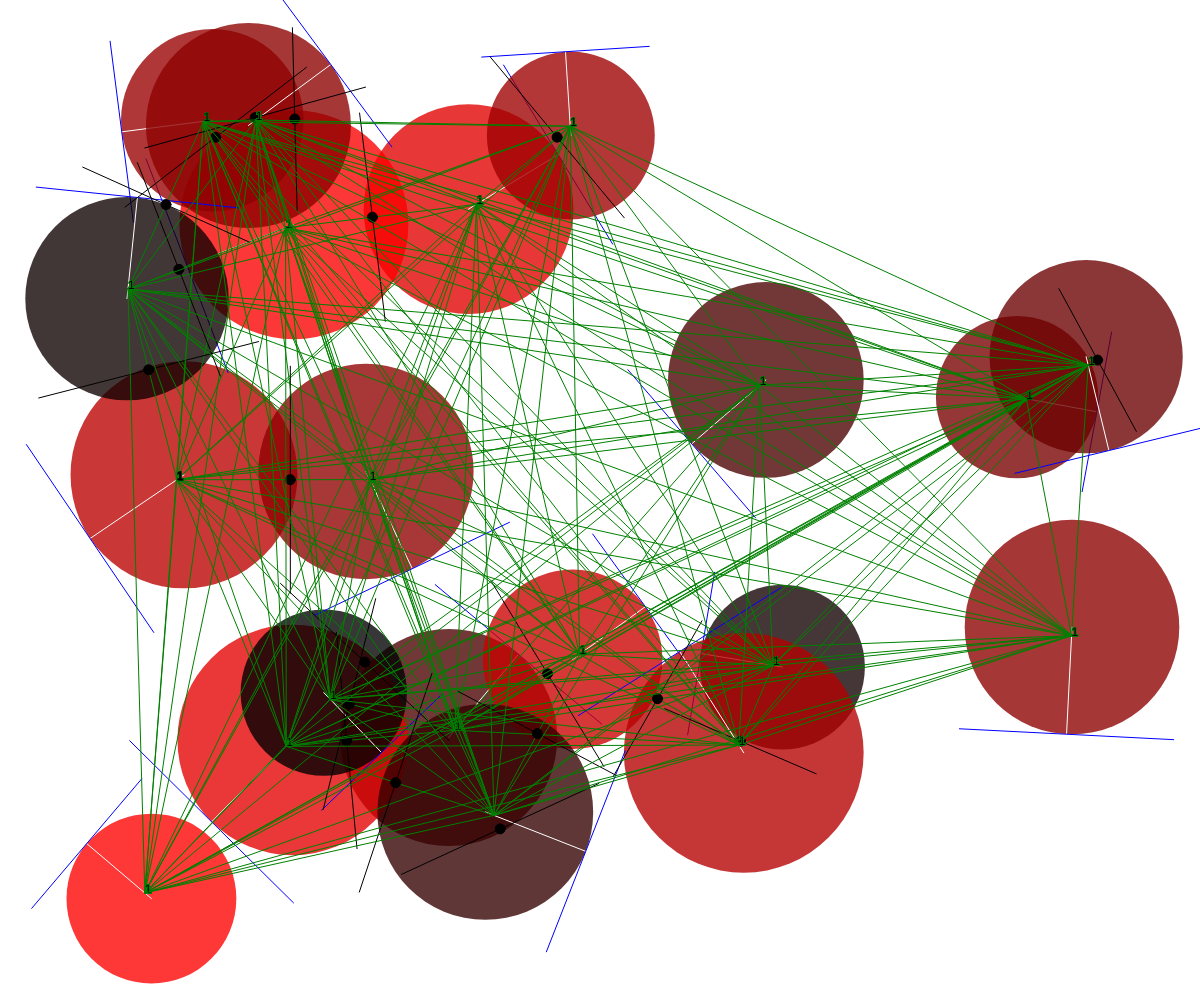
Frame 1 (no input)
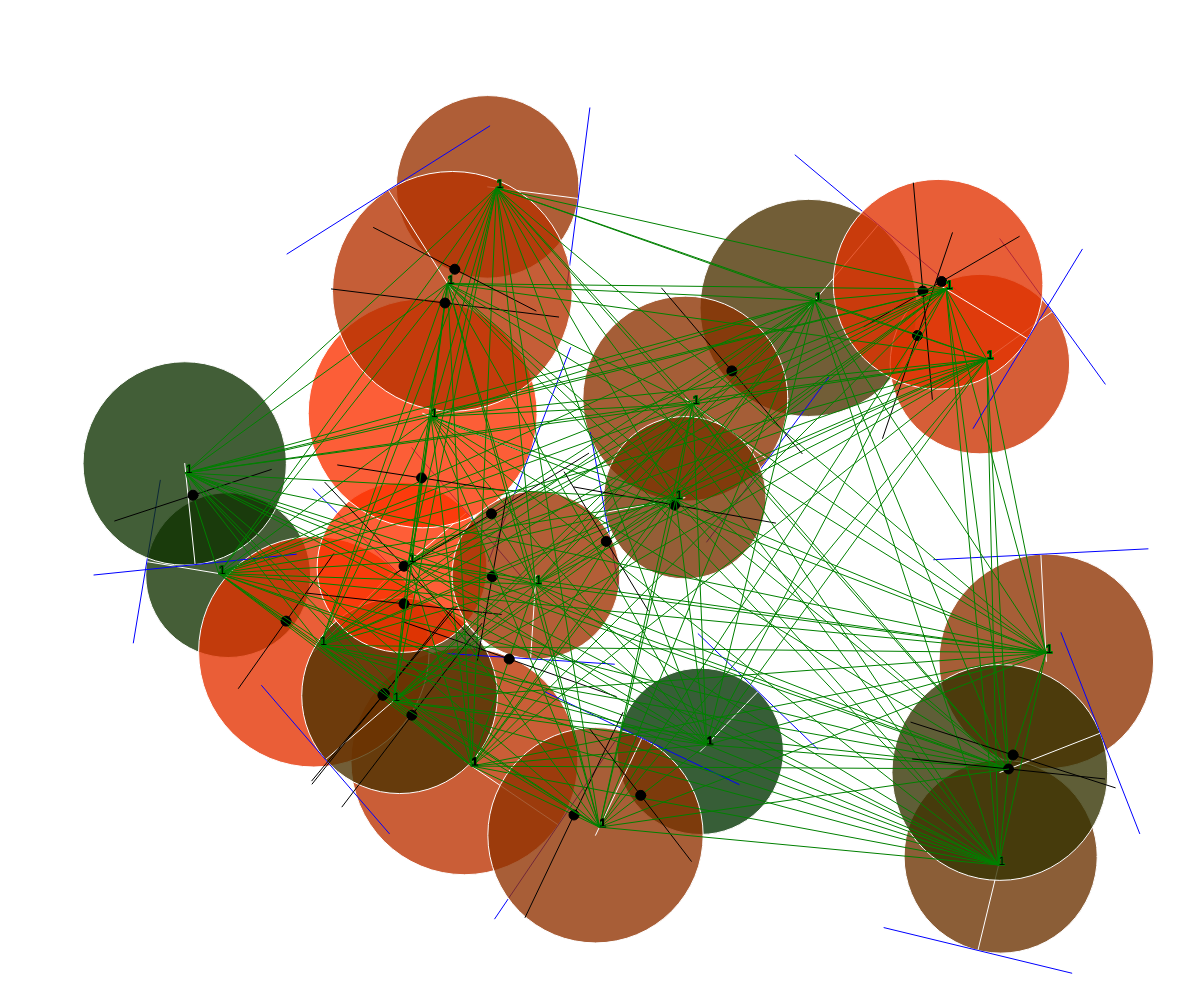
Frame 60 (no input)
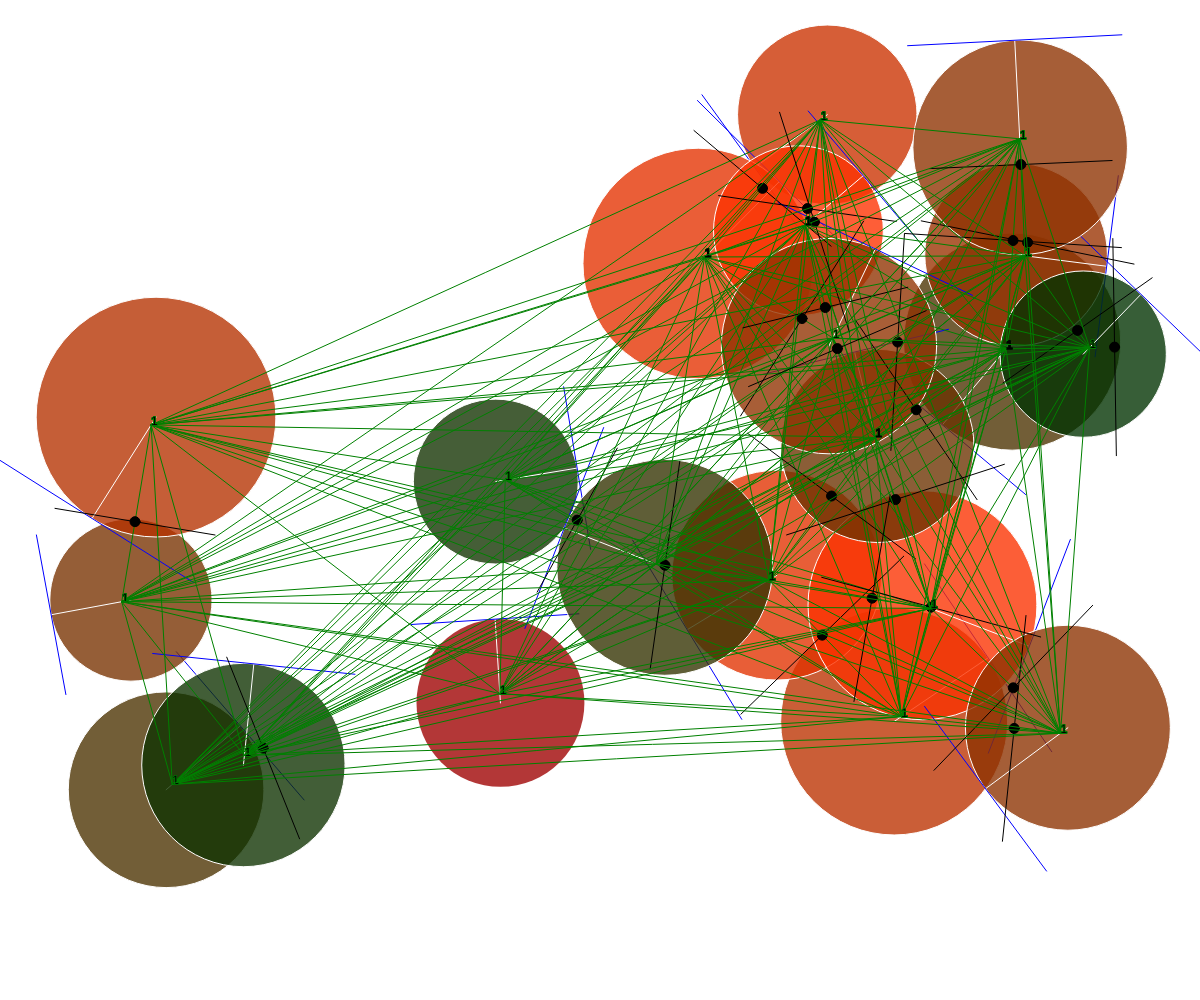
Frame 120 (the mouse pressed at the canvas centre since frame 60)

The p5.js sketch that drew these frames (run headless with seeded random() and noise() and a simulated clock; from frame 60 on, the mouse is pressed at the canvas centre):

// p5.js sketch
// ── sketch.js
/*
	Particles using Objects!

	TOPICS TO COVER IN DEMO
	=======================
	WHAT IS A CONSTRUCTOR?
	WHAT IS PROTOTYPE?
	WHAT IS THIS?
	DEFAULT VALUES FOR CONSTRUCTORS?

	Concepts to review:
		Arrays
		Array.push()
		ellipse()

*/ 

var ball; // Global variable for a single particle
var ballArray = []; // Global array variable to hold balls..........
var ballPit; // Global variable to hold particle group object

function setup(){
	createCanvas(windowWidth, windowHeight); // Create canvas that fills screen

	// // Create a single ball using the particle object!
	// var redColor = random(0, 255);
	// var radius = random(50, 100);
	// var xCenter = random(radius, width - radius);
	// var yCenter = random(radius, height - radius);
	// var xVelocity = random(-10, 10);
	// var yVelocity = random(-10, 10);
	// ball = new Particle(xCenter, yCenter, radius, xVelocity, yVelocity, redColor);

	// // Fill an array with balls!
	// for (var i=0; i<20; i++){
	// 	var redColor = random(0, 255);
	// 	var radius = random(50, 100);
	// 	var xCenter = random(radius, width - radius);
	// 	var yCenter = random(radius, height - radius);
	// 	var xVelocity = random(-10, 10);
	// 	var yVelocity = random(-10, 10);
	// 	ball = new Particle(xCenter, yCenter, radius, xVelocity, yVelocity, redColor);

	// 	ballArray.push(ball);
	// }

	// Create a new particle group to hold the ball pit
	ballPit = new ParticleGroup(20);
}

function draw() {
	background(255); // Fill background with white

	// // Draw a single ball!
	// ball.draw();
	// ball.update();

	// // Draw array of balls!
	// for (var i=0; i<ballArray.length; i++){
	// 	ballArray[i].draw();
	// 	ballArray[i].update();
	// }

	ballPit.draw();
	ballPit.update();
}

// ── demo.js
/*
	Particles without using Objects!

	Use variables to store properties of an object!

	Concepts to review:
		Arrays
		Array.push()

	From p5.js
		ellipse()
		windowWidth/windowHeight
		width/height
		random()
		fill()/stroke()

*/ 

// Create variables for particle
var radius;
var xCenter;
var yCenter;
var xVelocity;
var yVelocity;


function setup(){
	createCanvas(windowWidth, windowHeight); // Create canvas that fills screen

	// Setup variables for particle
	radius = random(50, 100);
	xCenter = random(radius, width - radius);
	yCenter = random(radius, height - radius);
	xVelocity = random(-10, 10);
	yVelocity = random(-10, 10);
}

function draw() {
	background(255, 44); // Fill background with white

	// Update particle position using velocity
	xCenter += xVelocity;
	yCenter += yVelocity;

	// If the particle position has reached one of the edges of the canvas:
	// 	1. Resolve the collision by moving the particle back in bounds.  
	// 	   Remember that the x & y position of the particle are it's centerX
	// 	   and centerY, so we'll need to consider the radius to figure out if 
	// 	   it's out of bounds.
	// 	2. Flip the velocity in the x or y direction to create a bounce
	// 	(Note: colliding horizontally is independent of colliding vertically.)
	
	// Left wall
	if (xCenter < radius) { 
		xCenter = radius;
		xVelocity *= -1;
	} 
	// Right wall
	else if (xCenter > (width - radius)) { 
		xCenter = width - radius;
		xVelocity *= -1;
	}
	// Top wall
	if (yCenter < radius) { 
		yCenter = radius;
		yVelocity *= -1;
	}
	// Bottom wall 
	else if (yCenter > (height - radius)) { 
		yCenter = height - radius;
		yVelocity *= -1;
	}

	fill(0, 0, 0);
	noStroke();
	ellipse(xCenter, yCenter, radius * 2, radius * 2);
}

// ── particle-group.js
/*
	Define all variables and methods needed for our custom Particle Group

*/ 


// ParticleGroup constructor - defines the ParticleGroup and any of it's 
// variables
function ParticleGroup(size) {
	this.particles = [];
	this.colX = 0;
	this.colY = 0;

	// Create the number of particles specified and store them in the group
	for (var i = 0; i < size; i++) {
		// Random values for particle parameters
		var radius = random(80, 120);
		var angle = random(0, 360);
		var speed = random(8, 10);
		var x = random(radius, width-radius);
		var y = random(radius, height-radius);
		var particleColor = {
			r: random(0, 255),
			g: 0,
			b: 0,
			a:200
		};
		var particle = new Particle(x, y, radius, angle, speed, particleColor);

		this.particles.push(particle);
	}
}


// Update all particles in the group
ParticleGroup.prototype.update = function () {
	for (var i = 0; i < this.particles.length; i++) {
		this.particles[i].update();
	}
	this.checkAllCollisions();
};


// Draw function added to prototype of Particle Group
ParticleGroup.prototype.draw = function () {
	for (var i = 0; i < this.particles.length; i++) {
		// Call the particle's draw function
			this.particles[i].draw();
	}
};


ParticleGroup.prototype.checkCollision = function (ball1, ball2) {
	var distance = dist(ball1.x, ball1.y, ball2.x, ball2.y);

	text("1", ball1.x, ball1.y);
	stroke("green");
	line(ball1.x, ball1.y, ball2.x, ball2.y);



	var slope = (ball2.y - ball1.y)/(ball2.x - ball1.x);
	var tanSlope =  -(ball2.x - ball1.x)/(ball2.y - ball1.y);
	var intersectionAngle = atan2((ball2.y - ball1.y), (ball2.x - ball1.x));
	var lineX = ball1.radius*cos(intersectionAngle);
	var lineY = ball1.radius*sin(intersectionAngle);

	if (distance <= ball1.radius + ball2.radius) {

		fill("black");
		stroke("black");
		ellipse((ball1.x + lineX), (ball1.y + lineY), 10, 10);
		line((ball1.x+lineX)-(lineY), (ball1.y+lineY)+(lineX), (ball1.x+lineX)+(lineY), (ball1.y+lineY)-(lineX));

		return true;
	}
	return false;
};


ParticleGroup.prototype.checkAllCollisions = function() {
	for (var i=0; i<this.particles.length; i++){
		this.particles[i].color.g = 0;
		this.particles[i].isColliding = false;
	}

	for (var i=0; i<this.particles.length; i++){
		for (var j=i+1; j<this.particles.length; j++){
			var ball1 = this.particles[i];
			var ball2 = this.particles[j];
			if (this.checkCollision(ball1, ball2)) {
	// 			this.colX = ball1.radius*cos(ball1.angle);
	// 			this.colY = ball1.radius*sin(ball1.angle);
	// ellipse(this.particles[i].x+this.colX, this.particles[i].y+this.colY, 5, 5);
				ball1.isColliding = true;
				ball2.isColliding = true;
				ball1.color.g = 50;
				ball2.color.g = 50;
			}
		}
	}
};



// ── particle.js
/*
	Define all variables and methods needed for our custom particles

	Use a constructor function to hold variables
		Variable values will be unique for each instance, 
		so don't use prototype!

	Use prototype to create methods that will be inherited
	by all instances of the Particle object
		These methods will not change with each instance,
		so you can use prototype!

*/ 


// Particle constructor - defines the Particle object and any of its variables 
function Particle (xCenter, yCenter, radius, angle, speed, colorObj) {
	this.x = xCenter;
	this.y = yCenter;
	this.radius = radius;

	this.angle = angle;
	this.speed = speed;
	this.xVelocity = this.speed*cos(this.angle); // Horizontal velocity
	this.yVelocity = this.speed*sin(this.angle); // Vertical velocity

	// this.color = color([colorObj.r, colorObj.g, colorObj.b, colorObj.a]);
	this.color = {
		r:colorObj.r,
		g:colorObj.g,
		b:colorObj.b,
		a:colorObj.a
	};

	this.isColliding = false;
}


// Update position of each particle and check for wall collisions
Particle.prototype.update = function () {
	// Update particle position using velocity
	this.x += this.xVelocity;
	this.y += this.yVelocity;

	// Left wall
	if (this.x < this.radius) { 
		this.x = this.radius;
		this.xVelocity *= -1;
	} 
	// Right wall
	else if (this.x > (width - this.radius)) { 
		this.x = width - this.radius;
		this.xVelocity *= -1;
	}

	// Top wall
	if (this.y < this.radius) { 
		this.y = this.radius;
		this.yVelocity *= -1;
	}
	// Bottom wall 
	else if (this.y > (height - this.radius)) { 
		this.y = height - this.radius;
		this.yVelocity *= -1;
	}

	this.angle = atan2(this.yVelocity, this.xVelocity);
	this.speed = sqrt((this.xVelocity*this.xVelocity) + (this.yVelocity + this.yVelocity));


};


// Draw the particle
Particle.prototype.draw = function () {
	fill(this.color.r, this.color.g, this.color.b, this.color.a);
	if (this.isColliding){
		strokeWeight(1);
		stroke('white');
	} else {
		noStroke();
	}
	ellipse(this.x, this.y, this.radius * 2, this.radius * 2);

	noFill();
	stroke("white");

	var lineX = this.radius*cos(this.angle);
	var lineY = this.radius*sin(this.angle);
	line(this.x, this.y, (this.x+lineX), (this.y+lineY));

	
	var slope = lineY/lineX;
	var tanSlope = -lineX/lineY;

	stroke("blue");

	line((this.x+lineX)-(lineY), (this.y+lineY)+(lineX), (this.x+lineX)+(lineY), (this.y+lineY)-(lineX));

};

// ── vectors.js
//global variables
var mainCanvas;

var balls;


function setup(){
	mainCanvas = createCanvas(windowWidth, windowHeight);

	angleMode(DEGREES);

	balls = new ParticleGroup(2);

}


function draw() {
	background(255);

	balls.draw();
	balls.update();

}


function windowResized() {
	resizeCanvas(windowWidth, windowHeight);
}
